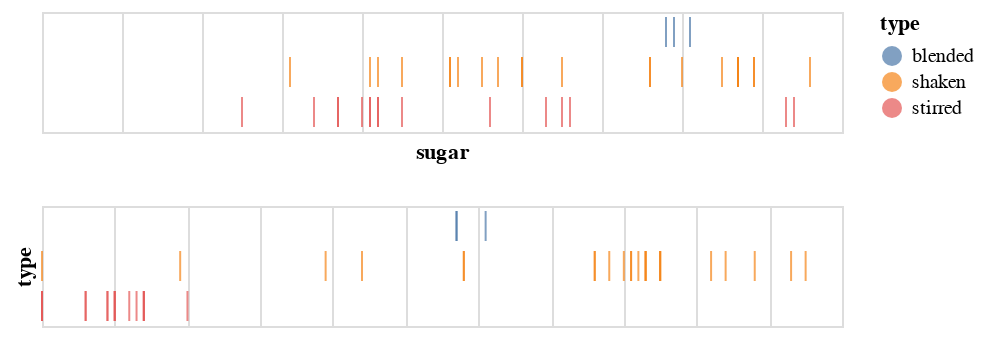

Source (notebook cell):
### Code cell
# common ticks
tick_axis = alt.Axis(labels=False, domain=False, ticks=False)

sugar = base.mark_tick().encode(
    alt.X('sugar', axis=tick_axis),
    alt.Y('type', title='', axis=tick_axis),
    color=alt.condition(brush, 'type', alt.value('lightgrey'))
)

acid = base.mark_tick().encode(
    alt.X('acid', title='', axis=tick_axis),
    alt.Y('type', axis=tick_axis),
    color=alt.condition(brush, 'type', alt.value('lightgrey'))
)

sugar & acid

### Figure 1 — Vega-Lite specification as saved in the notebook (floating-point values rounded to 4 significant figures)
{"config": {"view": {"continuousWidth": 400, "continuousHeight": 300}}, "vconcat": [{"mark": "tick", "encoding": {"color": {"condition": {"type": "nominal", "field": "type", "selection": "selector002"}, "value": "lightgrey"}, "x": {"type": "quantitative", "axis": {"domain": false, "labels": false, "ticks": false}, "field": "sugar"}, "y": {"type": "nominal", "axis": {"domain": false, "labels": false, "ticks": false}, "field": "type", "title": ""}}, "selection": {"selector002": {"type": "interval"}}}, {"mark": "tick", "encoding": {"color": {"condition": {"type": "nominal", "field": "type", "selection": "selector002"}, "value": "lightgrey"}, "x": {"type": "quantitative", "axis": {"domain": false, "labels": false, "ticks": false}, "field": "acid", "title": ""}, "y": {"type": "nominal", "axis": {"domain": false, "labels": false, "ticks": false}, "field": "type"}}, "selection": {"selector002": {"type": "interval"}}}], "data": {"name": "data-4cfbd81e8e3a4b9a09c22b06f7060049"}, "$schema": "https://vega.github.io/schema/vega-lite/v4.0.2.json", "datasets": {"data-4cfbd81e8e3a4b9a09c22b06f7060049": [{"name": "Daiquiri with More Lime", "abv": 14.7, "acid": 0.94, "sugar": 8.7, "type": "shaken", "index": 9, "instructions": "Shake, coupe.", "ingredients": "2 oz white rum (40% abv)<br/>0.875 oz lime juice<br/>3/4 oz simple syrup", "ncotw": "<a href=\"https://www.reddit.com/r/cocktails/comments/1i0sbt/not_cocktail_of_the_week_27_daiquiri/\">#27</a>"}, {"name": "Honeysuckle", "abv": 15.0, "acid": 0.85, "sugar": 8.9, "type": "shaken", "index": 10, "instructions": "Shake, coupe. Garnish with lime wheel.", "ingredients": "2 oz white rum (40% abv)<br/>3/4 oz lime juice<br/>3/4 oz honey syrup", "ncotw": "<a href=\"https://www.reddit.com/r/cocktails/comments/1kd90i/not_cocktail_of_the_week_32_bees_knees/\">#32</a>"}, {"name": "Classic Daiquiri", "abv": 15.0, "acid": 0.85, "sugar": 8.9, "type": "shaken", "index": 11, "instructions": "Shake, coupe.", "ingredients": "2 oz white rum (40% abv)<br/>3/4 oz lime juice<br/>3/4 oz simple syrup", "ncotw": "<a href=\"https://www.reddit.com/r/cocktails/comments/1i0sbt/not_cocktail_of_the_week_27_daiquiri/\">#27</a>"}, {"name": "Blood and Sand", "abv": 15.6, "acid": 0.19, "sugar": 8.0, "type": "shaken", "index": 12, "instructions": "Shake, coupe. (Optionally flamed) orange twist.", "ingredients": "1 oz Scotch (43% abv)<br/>3/4 oz Cherry Herring<br/>3/4 oz sweet vermouth<br> 1/2 oz orange jucie", "ncotw": "<a href=\"https://www.reddit.com/r/cocktails/comments/1yds2e/not_cocktail_of_the_week_59_blood_and_sand/\">#59</a>"}, {"name": "Alexander", "abv": 16.4, "acid": 0.0, "sugar": 3.1, "type": "shaken", "index": 13, "instructions": "Shake, coupe. Grated nutmeg.", "ingredients": "2 oz Cognac (41% abv)<br/>1 oz heavy cream<br/>1/4 oz Demerara syrup", "ncotw": "not yet"}, {"name": "Hemingway Daiquiri", "abv": 16.5, "acid": 0.98, "sugar": 5.1, "type": "shaken", "index": 14, "instructions": "Shake, coupe. Garnish with lime wheel.", "ingredients": "2 oz white rum (40% abv)<br/>3/4 oz lime juice<br/>1/2 oz grapefruit juice<br/>1/2 oz Luxardo Maraschino<br/>2 drops saline solution", "ncotw": "<a href=\"https://www.reddit.com/r/cocktails/comments/1i0sbt/not_cocktail_of_the_week_27_daiquiri/\">#27</a>"}, {"name": "Brown Derby", "abv": 16.6, "acid": 0.44, "sugar": 7.6, "type": "shaken", "index": 15, "instructions": "Shake, coupe. Express and discard grapefruit twist.", "ingredients": "2 oz bourbon (45% abv)<br/>1 oz grapefruit juice<br/>1/2 oz honey syrup", "ncotw": "<a href=\"https://www.reddit.com/r/cocktails/comments/2a9ow3/not_cocktail_of_the_week_79_brown_derby/\">#79</a>"}, {"name": "Cosmopolitan (Modern/Bastardized)", "abv": 16.6, "acid": 1.05, "sugar": 5.5, "type": "shaken", "index": 16, "instructions": "Shake, coupe. Express and discard (optionally flamed) orange twist.", "ingredients": "1 1/2 oz Absolut Citron vodka<br/>3/4 oz Cointreau<br/>3/4 oz cranberry juice<br/>1/2 oz lime juice", "ncotw": "not yet"}, {"name": "Gold Rush", "abv": 17.2, "acid": 0.83, "sugar": 8.7, "type": "shaken", "index": 17, "instructions": "Shake, server over large rock.", "ingredients": "2 oz bourbon (47% abv)<br/>3/4 oz lemon juice<br/>3/4 oz honey syrup", "ncotw": "not yet"}, {"name": "Southside", "abv": 17.2, "acid": 0.83, "sugar": 8.7, "type": "shaken", "index": 18, "instructions": "Shake with handful mint, coupe. Garnish with mint.", "ingredients": "2 oz gin (47% abv)<br/>3/4 oz lemon juice<br/>3/4 oz simple syrup", "ncotw": "<a href=\"https://www.reddit.com/r/cocktails/comments/1jfrqi/not_cocktail_of_the_week_30_southside_and/\">#30</a>"}, {"name": "Bee's Knees", "abv": 17.2, "acid": 0.83, "sugar": 8.7, "type": "shaken", "index": 19, "instructions": "Shake, coupe. Garnish with lemon wheel.", "ingredients": "2 oz gin (47% abv)<br/>3/4 oz lemon juice<br/>3/4 oz honey syrup", "ncotw": "<a href=\"https://www.reddit.com/r/cocktails/comments/1kd90i/not_cocktail_of_the_week_32_bees_knees/\">#32</a>"}, {"name": "20th Century Cocktail", "abv": 17.3, "acid": 0.85, "sugar": 6.5, "type": "shaken", "index": 20, "instructions": "Shake, coupe.", "ingredients": "1 1/2 oz gin (47% abv)<br/>3/4 oz lemon juice<br/>3/4 oz white crme de cacao<br/>3/4 oz Lillet Blanc", "ncotw": "<a href=\"https://www.reddit.com/r/cocktails/comments/2377jm/not_cocktail_of_the_week_67_the_20th_century/\">#67</a>"}, {"name": "Fresh Lime Gimlet", "abv": 17.3, "acid": 0.82, "sugar": 8.7, "type": "shaken", "index": 21, "instructions": "Shake, coupe. Garnish with lime wheel.", "ingredients": "2 oz gin (47.4% abv)<br/>3/4 oz lime juice<br/>3/4 oz simple syrup", "ncotw": "<a href=\"https://www.reddit.com/r/cocktails/comments/28i1dn/not_cocktail_of_the_week_76_gimlet/\">#76</a>"}, {"name": "Corpse Reviver #2", "abv": 17.4, "acid": 1.03, "sugar": 5.7, "type": "shaken", "index": 22, "instructions": "Shake, coupe. Express and discard orange twist.", "ingredients": "3/4 oz lemon juice<br/>3/4 oz gin (47% abv)<br/>3/4 oz Cointreau<br/>3/4 oz Lillet Blanc", "ncotw": "<a href=\"https://www.reddit.com/r/cocktails/comments/1779xr/ncotw_3_corpse_reviver_2/\">#3</a>"}, {"name": "Jack Rose", "abv": 18.2, "acid": 0.81, "sugar": 8.5, "type": "shaken", "index": 23, "instructions": "Shake, coupe.", "ingredients": "2 oz apple brandy (50% abv)<br/>3/4 oz Grenadine<br/>3/4 oz lemon juice<br>1 dash Angostura bitters", "ncotw": "<a href=\"https://www.reddit.com/r/cocktails/comments/1bnysd/not_cocktail_of_the_week_13_jack_rose/\">#13</a>"}, {"name": "Margarita", "abv": 18.5, "acid": 0.76, "sugar": 6.0, "type": "shaken", "index": 24, "instructions": "Shake, coupe (optionally salted rim).", "ingredients": "2 oz blanco tequila (40% abv)<br/>3/4 oz lime juice<br/>3/4 oz Cointreau<br/>1/4 oz simple syrup<br/>5 drops saline solution", "ncotw": "not yet"}, {"name": "Aviation", "abv": 18.7, "acid": 0.81, "sugar": 5.1, "type": "shaken", "index": 25, "instructions": "Shake, coupe.", "ingredients": "2 oz Plymouth gin<br/>3/4 oz lemon juice<br/>1/2 oz Luxardo Maraschino<br/>1/4 oz crem de violette", "ncotw": "not yet"}, {"name": "Sidecar", "abv": 18.9, "acid": 0.76, "sugar": 6.0, "type": "shaken", "index": 26, "instructions": "Shake, coupe. Express and discard orange twist.", "ingredients": "2 oz Cognac (41% abv)<br/>3/4 oz Cointreau<br/>3/4 oz lemon juice<br/>1/4 oz simple syrup", "ncotw": "<a href=\"https://www.reddit.com/r/cocktails/comments/19cmfw/not_cocktail_of_the_week_8_sidecar/\">#8</a>"}, {"name": "Champs-Elysses", "abv": 19.7, "acid": 0.8, "sugar": 5.2, "type": "shaken", "index": 27, "instructions": "Shake, coupe. Express and discard lemon twist.", "ingredients": "2 oz Cognac (41% abv)<br/>3/4 oz lemon juice<br/>1/2 oz Green Chartreuse<br/>1/4 oz simple syrup<br/>1 dash Angostura bitters", "ncotw": "<a href=\"https://www.reddit.com/r/cocktails/comments/209moq/not_cocktail_of_the_week_62_champs_%C3%A9lys%C3%A9es/\">#62</a>"}, {"name": "Last Word", "abv": 20.0, "acid": 0.92, "sugar": 9.6, "type": "shaken", "index": 28, "instructions": "Shake, coupe.", "ingredients": "3/4 oz lime juice<br/>3/4 oz Green Chartreuse<br/>3/4 oz Luxardo Marschino<b4/>3/4 oz Plymouth gin<br/>2 drop saline", "ncotw": "<a href=\"https://www.reddit.com/r/cocktails/comments/14c11h/cocktail_of_the_week_1_last_word/\">COTW #1</a>"}, {"name": "Between the Sheets", "abv": 20.1, "acid": 0.58, "sugar": 4.5, "type": "shaken", "index": 29, "instructions": "Shake, coupe. Express and discard lemon twist.", "ingredients": "1 1/2 oz Cognac (41% abv)<br/>3/4 oz Curacao<br/>1/2 oz white rum (40% abv)<br/>1/2 oz lemon juice", "ncotw": "<a href=\"https://www.reddit.com/r/cocktails/comments/1xqbox/not_cocktail_of_the_week_58_between_the_sheets/\">#58</a>"}, {"name": "Brady Crusta", "abv": 20.2, "acid": 0.58, "sugar": 7.6, "type": "shaken", "index": 30, "instructions": "Shake, coupe (sugar-rimmed). Large lemon spiral.", "ingredients": "2 oz Cognac (41% abv)<br/>1/2 oz Curacao<br/>1/2 oz lemon juice<br/>1/4 oz Luxardo Maraschino", "ncotw": "not yet"}, {"name": "Pegu Club", "abv": 21.0, "acid": 0.78, "sugar": 4.2, "type": "shaken", "index": 31, "instructions": "Shake, coupe. Garnish with lime wheel.", "ingredients": "2 oz gin (47.3% abv)<br/>3/4 oz lime juice<br/>3/4 oz Curacao<br/>1 dash orange bitters<br/>1 dash Angostura bitters", "ncotw": "<a href=\"https://www.reddit.com/r/cocktails/comments/1c3psn/not_cocktail_of_the_week_14_pegu_club/\">#14</a>"}, {"name": "Blinker", "abv": 21.4, "acid": 0.39, "sugar": 4.1, "type": "shaken", "index": 32, "instructions": "Shake, coupe.", "ingredients": "2 oz rye (50% abv)<br/>3/4 oz grapefruit juice<br/>1 bsp raspberry syrup", "ncotw": "not yet"}, {"name": "Negroni", "abv": 20.7, "acid": 0.14, "sugar": 9.4, "type": "stirred", "index": 33, "instructions": "Stir. Coupe or over a large rock. Orange or grapefruit twist.", "ingredients": "1 oz sweet vermouth<br/>1 oz gin (47.3% abv)<br/>1 oz Campari", "ncotw": "<a href=\"https://www.reddit.com/r/cocktails/comments/1aoe1c/not_cocktail_of_the_week_11_negroni/\">#11</a>"}, {"name": "Blackthorn", "abv": 21.1, "acid": 0.1, "sugar": 6.3, "type": "stirred", "index": 34, "instructions": "Stir, coupe. Orange twist.", "ingredients": "1 1/2 oz Plymouth gin<br/>3/4 oz sweet vermouth<br/>3/4 oz sloe gin<br/>2 dashes orange bitters", "ncotw": "not yet"}, {"name": "Hanky Panky", "abv": 22.4, "acid": 0.2, "sugar": 5.6, "type": "stirred", "index": 35, "instructions": "Stir, coupe. Orange twist.", "ingredients": "1 1/2 oz sweet vermouth<br/>1 1/2 oz gin (47% abv)<br/>1 bsp Fernet Branca", "ncotw": "<a href=\"https://www.reddit.com/r/cocktails/comments/5c2njb/not_cocktail_of_the_week_123_hanky_panky/\">#123</a>"}, {"name": "Martinez", "abv": 22.5, "acid": 0.13, "sugar": 6.6, "type": "stirred", "index": 36, "instructions": "Stir, coupe. Lemon twist.", "ingredients": "2 oz Old Tom gin (40% abv)<br/>1 oz sweet vermouth<br/>1/4 oz Luxardo Maraschino<br/>1 dash Angostura bitters<br/>1 dash orange bitters", "ncotw": "<a href=\"https://www.reddit.com/r/cocktails/comments/1ck6v2/not_cocktail_of_the_week_15_martinez/\">#15</a>"}, {"name": "Manhatan (Boubon, 45% abv)", "abv": 24.6, "acid": 0.14, "sugar": 3.7, "type": "stirred", "index": 37, "instructions": "Stir, coupe. Orange twist or cherry.", "ingredients": "2 oz bourbon (45% abv)<br/>1 oz sweet vermouth<br/>2 dashes Angostura bitters", "ncotw": "<a href=\"https://www.reddit.com/r/cocktails/comments/16pciv/not_cocktail_of_the_week_2_the_manhattan/\">#2</a>"}, {"name": "Bobby Burns", "abv": 24.9, "acid": 0.1, "sugar": 4.2, "type": "stirred", "index": 38, "instructions": "Stir, coupe. Lemon twist.", "ingredients": "2 oz Scotch (43% abv)<br/>3/4 oz sweet vermouth<br/>1/4 oz Benedictine", "ncotw": "<a href=\"https://www.reddit.com/r/cocktails/comments/169jv7/cocktail_of_the_week_3_bobby_burns/\">#1</a>"}, {"name": "Rob Roy", "abv": 25.5, "acid": 0.09, "sugar": 2.5, "type": "stirred", "index": 39, "instructions": "Stir, coupe. Lemon twist.", "ingredients": "2.5 oz Scotch (43% abv)<br/>3/4 oz sweet vermouth<br/>2 dashes Angostura bitters", "ncotw": "<a href=\"https://www.reddit.com/r/cocktails/comments/2owdug/not_cocktail_of_the_week_101_rob_roy/\">#101</a>"}, {"name": "Old Pal", "abv": 25.6, "acid": 0.09, "sugar": 4.0, "type": "stirred", "index": 40, "instructions": "Stir, coupe.", "ingredients": "2 oz rye (50% abv)<br/>3/4 oz Campari<br/>3/4 oz dry vermouth", "ncotw": "<a href=\"https://www.reddit.com/r/cocktails/comments/2sfsns/not_cocktail_of_the_week_105_old_pal/\">#105</a>"}, {"name": "Vieux Carre", "abv": 25.9, "acid": 0.1, "sugar": 4.1, "type": "stirred", "index": 41, "instructions": "Stir, serve over large rock.", "ingredients": "1 oz rye (50% abv)<br/>1 oz Cognac (41% abv)<br/>3/4 oz sweet vermouth<br/>1/4 oz Benedictine<br/>1 dash Angostura bitters<br/>1 dash Peychaud's bitters", "ncotw": "<a href=\"https://www.reddit.com/r/cocktails/comments/1a8cs5/not_cocktail_of_the_week_10_vieux_carr%C3%A9/\">#10</a>"}, {"name": "Brooklyn", "abv": 26.3, "acid": 0.06, "sugar": 4.2, "type": "stirred", "index": 42, "instructions": "Stir, coupe. Garnish with cherry.", "ingredients": "2 oz rye (50% abv)<br/>1/2 oz Amer Picon<br/>1/2 oz dry vermouth<br/>1/4 oz Luxardo Maraschino<br/>1 dash Angostura bitters", "ncotw": "<a href=\"https://www.reddit.com/r/cocktails/comments/2ni3ba/not_cocktail_of_the_week_99_the_brooklyn/\">#99</a>"}, {"name": "Bijou", "abv": 27.1, "acid": 0.14, "sugar": 9.3, "type": "stirred", "index": 43, "instructions": "Stir, coupe. Lemon twist or cherry.", "ingredients": "1 oz gin (47.3% abv)<br/>1 oz sweet vermouth<br/>1 oz Green Chartreuse<br/>1 dash orange bitters", "ncotw": "<a href=\"https://www.reddit.com/r/cocktails/comments/2ypbjw/not_cocktail_of_the_week_109_bijou/\">#109</a>"}, {"name": "Manhatan (Rye, 50% abv)", "abv": 27.2, "acid": 0.12, "sugar": 3.4, "type": "stirred", "index": 44, "instructions": "Stir, coupe. Orange twist or cherry.", "ingredients": "2 oz rye (50% abv)<br/>0.875 oz sweet vermouth<br/>2 dashes Angostura bitters", "ncotw": "<a href=\"https://www.reddit.com/r/cocktails/comments/16pciv/not_cocktail_of_the_week_2_the_manhattan/\">#2</a>"}, {"name": "Rusty Nail", "abv": 28.8, "acid": 0.0, "sugar": 4.1, "type": "stirred", "index": 45, "instructions": "Stir, serve over large rock. Lemon peel.", "ingredients": "2 oz Scotch (43% abv)<br/>1/2 oz Drambuie", "ncotw": "not yet"}, {"name": "Improved Whiskey Cocktail", "abv": 29.3, "acid": 0.0, "sugar": 6.5, "type": "stirred", "index": 46, "instructions": "Stir, sever over large rock in absinthe-rinsed glass. Lemon twist.", "ingredients": "2 oz rye (50% abv)<br/>1/4 oz Luxardo Maraschino<br/>1/4 oz simple syrup<br/>2 dashes Angostura bitters", "ncotw": "<a href=\"https://www.reddit.com/r/cocktails/comments/1hkxy5/not_cocktail_of_the_week_26_improved_whiskey/\">#26</a>"}, {"name": "De La Louisiane", "abv": 29.3, "acid": 0.06, "sugar": 4.5, "type": "stirred", "index": 47, "instructions": "Stir, coupe. Garnish with cherry.", "ingredients": "2 oz rye (50% abv)<br/>1/2 oz Benedictine<br/>1/2 oz sweet vermouth<br/>3 dashes Peychaud's bitters<br/>3 dashes Angostura bitters<br/>3 dashes absinthe", "ncotw": "<a href=\"https://www.reddit.com/r/cocktails/comments/2tzik7/not_cocktail_of_the_week_106_cocktail_a_la/\">#106</a>"}, {"name": "Widow's Kiss", "abv": 32.3, "acid": 0.0, "sugar": 3.7, "type": "stirred", "index": 48, "instructions": "Stir, coupe.", "ingredients": "2 oz apple brandy (50% abv)<br/>1/4 oz Benedictine<br/>1/4 oz Yellow Chartreuse", "ncotw": "<a href=\"https://www.reddit.com/r/cocktails/comments/1toslc/not_cocktail_of_the_week_51_widows_kiss/\">#51</a>"}, {"name": "Blender Daiquiri", "abv": 15.0, "acid": 0.57, "sugar": 8.1, "type": "blended", "index": 50, "instructions": "Blend with 120 g ice, strain, coupe.", "ingredients": "2 1/2 oz water<br/>2 1/4 oz sugard 80-proof rum<br/>1/2 oz lime juice<br/>4 drops saline solution", "ncotw": "not yet"}, {"name": "Blender Margarita", "abv": 17.2, "acid": 0.57, "sugar": 7.9, "type": "blended", "index": 51, "instructions": "Blend with 120 g ice, strain, coupe.", "ingredients": "2 1/2 oz water<br/>1 oz Cointreau<br/>3/4 oz white mezcal<br/>1/2 oz Yellow Chartreuse<br/>1/2 oz lime juice<br/>10 drops Hellfire bitters", "ncotw": "not yet"}, {"name": "Blender Whiskey Sour", "abv": 16.7, "acid": 0.61, "sugar": 7.8, "type": "blended", "index": 52, "instructions": "Blend with 120 g ice, strain, coupe.", "ingredients": "2 1/2 oz water<br/>2 oz sugared 100-proof rye<br/>1/2 oz lemon juice<br/>1/4 oz orange juice<br/>4 drops saline solution", "ncotw": "not yet"}]}}
